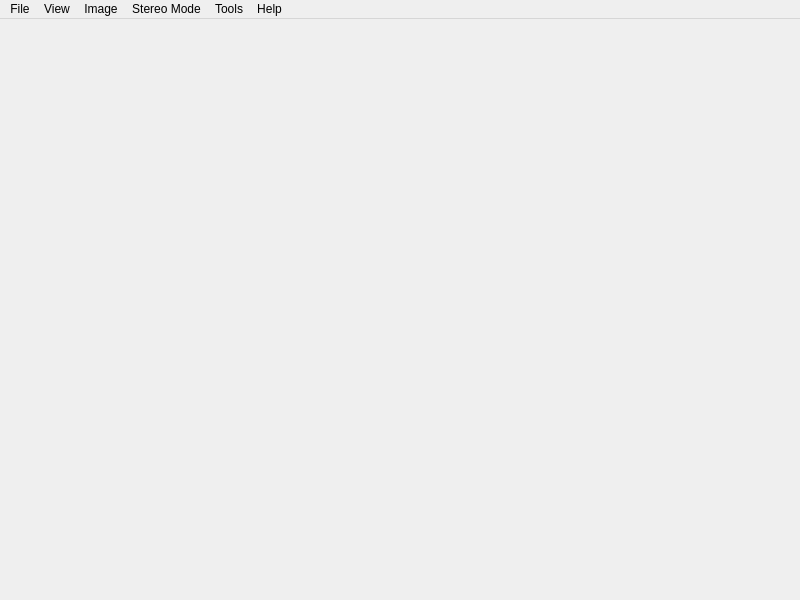
<?xml version="1.0" encoding="UTF-8"?>
<ui version="4.0">
 <class>DepthViewWindow</class>
 <widget class="QMainWindow" name="DepthViewWindow">
  <property name="geometry">
   <rect>
    <x>0</x>
    <y>0</y>
    <width>800</width>
    <height>600</height>
   </rect>
  </property>
  <property name="windowTitle">
   <string>DepthView</string>
  </property>
  <property name="windowIcon">
   <iconset resource="../resources.qrc">
    <normaloff>:/icons/MainIcon.png</normaloff>:/icons/MainIcon.png</iconset>
  </property>
  <widget class="ImageWidget" name="imageWidget"/>
  <widget class="QMenuBar" name="menubar">
   <property name="geometry">
    <rect>
     <x>0</x>
     <y>0</y>
     <width>800</width>
     <height>18</height>
    </rect>
   </property>
   <widget class="QMenu" name="menuFile">
    <property name="title">
     <string>File</string>
    </property>
    <addaction name="actionOpen"/>
    <addaction name="actionImport"/>
    <addaction name="actionSaveAs"/>
    <addaction name="actionExit"/>
   </widget>
   <widget class="QMenu" name="menuHelp">
    <property name="title">
     <string>Help</string>
    </property>
    <addaction name="actionAbout"/>
    <addaction name="actionAboutQt"/>
   </widget>
   <widget class="QMenu" name="menuStereo_Mode">
    <property name="title">
     <string>Stereo Mode</string>
    </property>
    <widget class="QMenu" name="menuAnglaph">
     <property name="title">
      <string>Anglaph</string>
     </property>
     <addaction name="actionAnglaphFullColor"/>
     <addaction name="actionAnglaphHalfColor"/>
     <addaction name="actionAnglaphGreyscale"/>
    </widget>
    <widget class="QMenu" name="menuSide_By_Side">
     <property name="title">
      <string>Side By Side</string>
     </property>
     <addaction name="actionSideBySideNoMirror"/>
     <addaction name="actionSideBySideMirrorLeft"/>
     <addaction name="actionSideBySideMirrorRight"/>
     <addaction name="actionSideBySideMirrorBoth"/>
    </widget>
    <widget class="QMenu" name="menuInterlaced">
     <property name="title">
      <string>Interlaced</string>
     </property>
     <addaction name="actionInterlacedHorizontal"/>
     <addaction name="actionInterlacedVertical"/>
    </widget>
    <widget class="QMenu" name="menuSingle">
     <property name="title">
      <string>Mono View (No 3D Effect)</string>
     </property>
     <addaction name="actionSingleLeft"/>
     <addaction name="actionSingleRight"/>
    </widget>
    <widget class="QMenu" name="menuTop_Bottom">
     <property name="title">
      <string>Top/Bottom</string>
     </property>
     <addaction name="actionTopBottomNoMirror"/>
     <addaction name="actionTopBottomMirrorTop"/>
     <addaction name="actionTopBottomMirrorBottom"/>
     <addaction name="actionTopBottomMirrorBoth"/>
    </widget>
    <addaction name="menuAnglaph"/>
    <addaction name="menuSide_By_Side"/>
    <addaction name="menuTop_Bottom"/>
    <addaction name="menuInterlaced"/>
    <addaction name="actionCheckerboard"/>
    <addaction name="menuSingle"/>
   </widget>
   <widget class="QMenu" name="menuView">
    <property name="title">
     <string>View</string>
    </property>
    <widget class="QMenu" name="menuZoom">
     <property name="title">
      <string>Zoom</string>
     </property>
     <property name="icon">
      <iconset resource="../resources.qrc">
       <normaloff>:/icons/silk/16x16/zoom.png</normaloff>:/icons/silk/16x16/zoom.png</iconset>
     </property>
     <addaction name="actionZoomIn"/>
     <addaction name="actionZoomOut"/>
     <addaction name="separator"/>
     <addaction name="actionFit"/>
     <addaction name="actionzoom200"/>
     <addaction name="actionzoom100"/>
     <addaction name="actionzoom50"/>
    </widget>
    <addaction name="actionShowMenuBar"/>
    <addaction name="actionFullscreen"/>
    <addaction name="menuZoom"/>
    <addaction name="actionSwap_Left_Right"/>
    <addaction name="actionShow_Scrollbars"/>
    <addaction name="actionSmooth_Scaling"/>
   </widget>
   <widget class="QMenu" name="menuImage">
    <property name="title">
     <string>Image</string>
    </property>
    <addaction name="actionNext"/>
    <addaction name="actionPrevious"/>
    <addaction name="actionFirst"/>
    <addaction name="actionLast"/>
   </widget>
   <widget class="QMenu" name="menuTools">
    <property name="title">
     <string>Tools</string>
    </property>
    <addaction name="actionOptions"/>
   </widget>
   <addaction name="menuFile"/>
   <addaction name="menuView"/>
   <addaction name="menuImage"/>
   <addaction name="menuStereo_Mode"/>
   <addaction name="menuTools"/>
   <addaction name="menuHelp"/>
  </widget>
  <action name="actionOpen">
   <property name="icon">
    <iconset resource="../resources.qrc">
     <normaloff>:/icons/silk/16x16/folder-image.png</normaloff>:/icons/silk/16x16/folder-image.png</iconset>
   </property>
   <property name="text">
    <string>Open Stereo Image</string>
   </property>
   <property name="shortcut">
    <string>Ctrl+O</string>
   </property>
  </action>
  <action name="actionAbout">
   <property name="icon">
    <iconset resource="../resources.qrc">
     <normaloff>:/icons/silk/16x16/information.png</normaloff>:/icons/silk/16x16/information.png</iconset>
   </property>
   <property name="text">
    <string>About</string>
   </property>
   <property name="shortcut">
    <string>F1</string>
   </property>
  </action>
  <action name="actionAboutQt">
   <property name="text">
    <string>About Qt</string>
   </property>
  </action>
  <action name="actionExit">
   <property name="icon">
    <iconset resource="../resources.qrc">
     <normaloff>:/icons/silk/16x16/cross.png</normaloff>:/icons/silk/16x16/cross.png</iconset>
   </property>
   <property name="text">
    <string>Quit</string>
   </property>
   <property name="shortcut">
    <string>Ctrl+Q</string>
   </property>
  </action>
  <action name="actionSaveAs">
   <property name="icon">
    <iconset resource="../resources.qrc">
     <normaloff>:/icons/silk/16x16/disk.png</normaloff>:/icons/silk/16x16/disk.png</iconset>
   </property>
   <property name="text">
    <string>Save As...</string>
   </property>
   <property name="shortcut">
    <string>Ctrl+S</string>
   </property>
  </action>
  <action name="actionAnglaphFullColor">
   <property name="text">
    <string>Full Color (Red/Cyan)</string>
   </property>
  </action>
  <action name="actionAnglaphHalfColor">
   <property name="text">
    <string>Half Color (Red/Cyan)</string>
   </property>
  </action>
  <action name="actionAnglaphGreyscale">
   <property name="text">
    <string>Greyscale (Red/Cyan)</string>
   </property>
  </action>
  <action name="actionShowMenuBar">
   <property name="checkable">
    <bool>true</bool>
   </property>
   <property name="checked">
    <bool>true</bool>
   </property>
   <property name="text">
    <string>Show Menu Bar</string>
   </property>
   <property name="toolTip">
    <string>Show Menu Bar</string>
   </property>
   <property name="shortcut">
    <string>Ctrl+M</string>
   </property>
  </action>
  <action name="actionFullscreen">
   <property name="checkable">
    <bool>true</bool>
   </property>
   <property name="icon">
    <iconset resource="../resources.qrc">
     <normaloff>:/icons/silk/16x16/arrow_out.png</normaloff>:/icons/silk/16x16/arrow_out.png</iconset>
   </property>
   <property name="text">
    <string>Fullscreen</string>
   </property>
   <property name="shortcut">
    <string>Ctrl+F</string>
   </property>
  </action>
  <action name="actionNext">
   <property name="icon">
    <iconset resource="../resources.qrc">
     <normaloff>:/icons/silk/16x16/resultset_next.png</normaloff>:/icons/silk/16x16/resultset_next.png</iconset>
   </property>
   <property name="text">
    <string>Next</string>
   </property>
   <property name="shortcut">
    <string>Right</string>
   </property>
  </action>
  <action name="actionPrevious">
   <property name="icon">
    <iconset resource="../resources.qrc">
     <normaloff>:/icons/silk/16x16/resultset_previous.png</normaloff>:/icons/silk/16x16/resultset_previous.png</iconset>
   </property>
   <property name="text">
    <string>Previous</string>
   </property>
   <property name="shortcut">
    <string>Left</string>
   </property>
  </action>
  <action name="actionSideBySideNoMirror">
   <property name="text">
    <string>No Mirror</string>
   </property>
  </action>
  <action name="actionSideBySideMirrorLeft">
   <property name="text">
    <string>Mirror Left</string>
   </property>
  </action>
  <action name="actionSideBySideMirrorRight">
   <property name="text">
    <string>Mirror Right</string>
   </property>
  </action>
  <action name="actionSideBySideMirrorBoth">
   <property name="text">
    <string>Mirror Both</string>
   </property>
  </action>
  <action name="actionFit">
   <property name="text">
    <string>Fit</string>
   </property>
   <property name="shortcut">
    <string>0</string>
   </property>
  </action>
  <action name="actionzoom100">
   <property name="text">
    <string>100%</string>
   </property>
   <property name="shortcut">
    <string>1</string>
   </property>
  </action>
  <action name="actionzoom50">
   <property name="text">
    <string>50%</string>
   </property>
   <property name="shortcut">
    <string>5</string>
   </property>
  </action>
  <action name="actionzoom200">
   <property name="text">
    <string>200%</string>
   </property>
   <property name="shortcut">
    <string>2</string>
   </property>
  </action>
  <action name="actionInterlacedVertical">
   <property name="text">
    <string>Vertical</string>
   </property>
  </action>
  <action name="actionInterlacedHorizontal">
   <property name="text">
    <string>Horizontal</string>
   </property>
  </action>
  <action name="actionOptions">
   <property name="icon">
    <iconset resource="../resources.qrc">
     <normaloff>:/icons/silk/16x16/wrench.png</normaloff>:/icons/silk/16x16/wrench.png</iconset>
   </property>
   <property name="text">
    <string>Options</string>
   </property>
  </action>
  <action name="actionCheckerboard">
   <property name="text">
    <string>Checkerboard</string>
   </property>
  </action>
  <action name="actionSingleLeft">
   <property name="text">
    <string>Left Image</string>
   </property>
  </action>
  <action name="actionSingleRight">
   <property name="text">
    <string>Right Image</string>
   </property>
  </action>
  <action name="actionFirst">
   <property name="icon">
    <iconset resource="../resources.qrc">
     <normaloff>:/icons/silk/16x16/resultset_first.png</normaloff>:/icons/silk/16x16/resultset_first.png</iconset>
   </property>
   <property name="text">
    <string>First</string>
   </property>
  </action>
  <action name="actionLast">
   <property name="icon">
    <iconset resource="../resources.qrc">
     <normaloff>:/icons/silk/16x16/resultset_last.png</normaloff>:/icons/silk/16x16/resultset_last.png</iconset>
   </property>
   <property name="text">
    <string>Last</string>
   </property>
  </action>
  <action name="actionZoomIn">
   <property name="icon">
    <iconset resource="../resources.qrc">
     <normaloff>:/icons/silk/16x16/zoom_in.png</normaloff>:/icons/silk/16x16/zoom_in.png</iconset>
   </property>
   <property name="text">
    <string>In</string>
   </property>
   <property name="toolTip">
    <string>Zoom In</string>
   </property>
   <property name="shortcut">
    <string>+</string>
   </property>
  </action>
  <action name="actionZoomOut">
   <property name="icon">
    <iconset resource="../resources.qrc">
     <normaloff>:/icons/silk/16x16/zoom_out.png</normaloff>:/icons/silk/16x16/zoom_out.png</iconset>
   </property>
   <property name="text">
    <string>Out</string>
   </property>
   <property name="toolTip">
    <string>Zoom Out</string>
   </property>
   <property name="shortcut">
    <string>-</string>
   </property>
  </action>
  <action name="actionSwap_Left_Right">
   <property name="checkable">
    <bool>true</bool>
   </property>
   <property name="text">
    <string>Swap Left/Right</string>
   </property>
  </action>
  <action name="actionTopBottomNoMirror">
   <property name="text">
    <string>No Mirror</string>
   </property>
  </action>
  <action name="actionTopBottomMirrorTop">
   <property name="text">
    <string>Mirror Top</string>
   </property>
  </action>
  <action name="actionTopBottomMirrorBottom">
   <property name="text">
    <string>Mirror Bottom</string>
   </property>
  </action>
  <action name="actionTopBottomMirrorBoth">
   <property name="text">
    <string>Mirror Both</string>
   </property>
  </action>
  <action name="actionShow_Scrollbars">
   <property name="checkable">
    <bool>true</bool>
   </property>
   <property name="checked">
    <bool>true</bool>
   </property>
   <property name="text">
    <string>Show Scrollbars</string>
   </property>
  </action>
  <action name="actionImport">
   <property name="icon">
    <iconset resource="../resources.qrc">
     <normaloff>:/icons/silk/16x16/folder.png</normaloff>:/icons/silk/16x16/folder.png</iconset>
   </property>
   <property name="text">
    <string>Import...</string>
   </property>
  </action>
  <action name="actionSmooth_Scaling">
   <property name="checkable">
    <bool>true</bool>
   </property>
   <property name="text">
    <string>Smooth Scaling</string>
   </property>
  </action>
 </widget>
 <customwidgets>
  <customwidget>
   <class>ImageWidget</class>
   <extends>QWidget</extends>
   <header>imagewidget.h</header>
   <container>1</container>
  </customwidget>
 </customwidgets>
 <resources>
  <include location="../resources.qrc"/>
 </resources>
 <connections/>
</ui>
